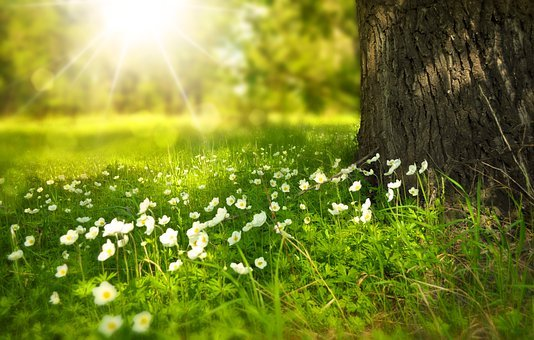
#> input picture Example_Image.P/bedirhan.jpg, 534 x 340 px
$ python IDIP_EXAMPLE.py
#> lines starting #> are read from the running program, lines starting #| are printed output that depends on the picture
from PIL import Image, ImageOps  # I installed the python pillow package.

resim='bedirhan.jpg'

#I used the open() function to open the file
Image.open(resim).show()
im = ImageOps.grayscale(Image.open(resim))
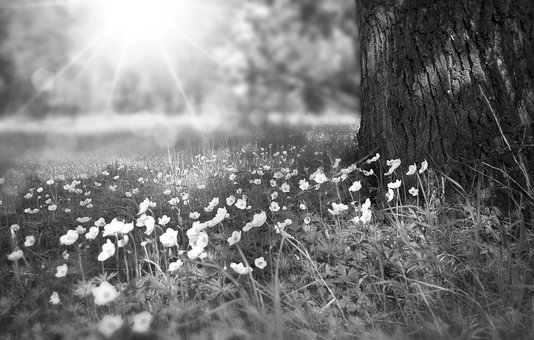
#> im: PIL image 534x340 L; min 0, max 255, mean 119.7
im.save("gray.jpg")
im.show("gray.jpg")

#orjinal image i gray şekilde ekrana getirmiş oldum
im = Image.open(resim)
#> im is the input picture: PIL image 534x340 RGB; mean R, G, B 122.3, 132.8, 45.4
im.rotate(45).save("rotate.jpg")  #45 degree rotation operation
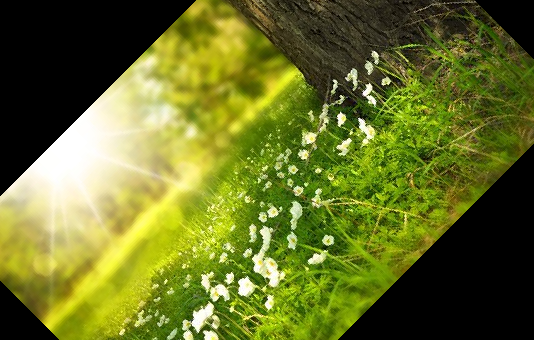
#> saved as rotate.jpg: PIL image 534x340 RGB; mean R, G, B 104.4, 112.5, 39.4
im.show("rotate.jpg")

import cv2
import matplotlib.pyplot as plt

imgpath = "gray.jpg"
img = cv2.imread(imgpath,0)
#> img: shape (340, 534); min 0, max 255, mean 119.7


plt.subplot(1,2,1)
plt.imshow(img,cmap='gray')
plt.title('image')
plt.xticks([])
plt.yticks([])

plt.subplot(1,2,2)
plt.hist(img.ravel(),256,[0,255],color="pink")
plt.title('histogram')

plt.show()
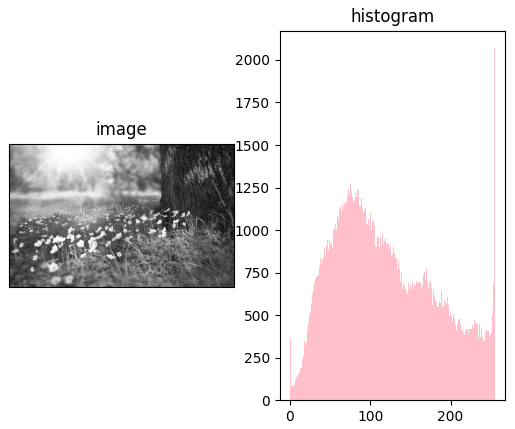
#> figure drawn by matplotlib, 2 panels; panel 2: tallest bar 2069 high, from x = 254 to 255

#I have blurred the original image.
from PIL import Image, ImageFilter
im = Image.open(resim)
im.filter(ImageFilter.BLUR).show()
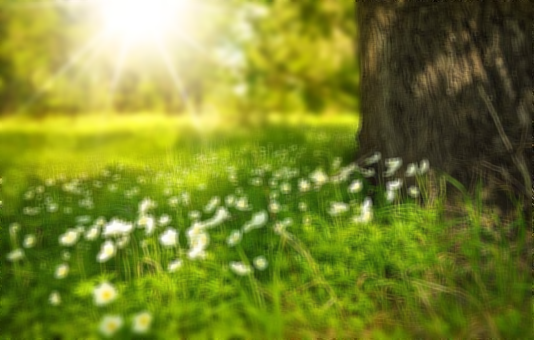
#> shown: PIL image 534x340 RGB; mean R, G, B 122.3, 132.8, 45.4
